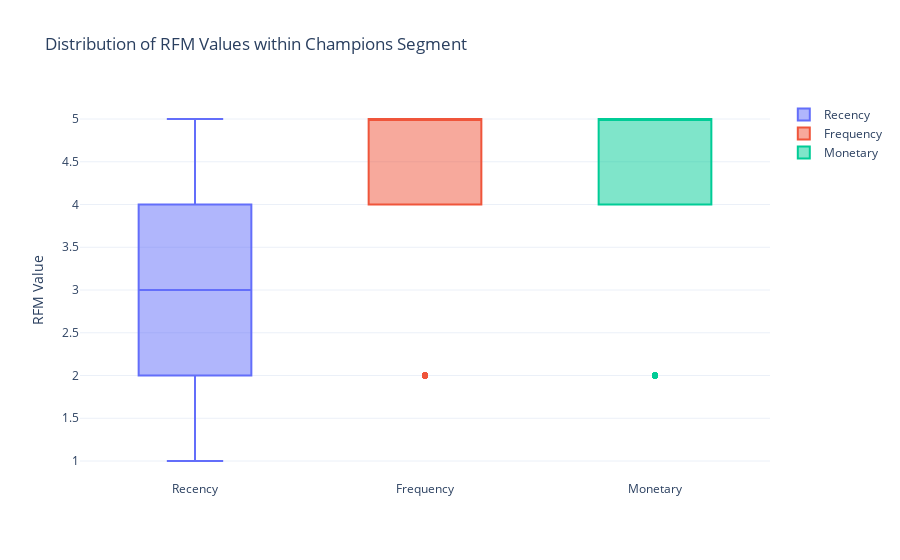

Notebook code cell kept with this figure:
### Code cell
# Filter the data to include only the customers in the Champions segment
champions_segment = data[data['RFM Customer Segments'] == 'Champions']

fig = go.Figure()
fig.add_trace(go.Box(y=champions_segment['RecencyScore'], name='Recency'))
fig.add_trace(go.Box(y=champions_segment['FrequencyScore'], name='Frequency'))
fig.add_trace(go.Box(y=champions_segment['MonetaryScore'], name='Monetary'))

fig.update_layout(title='Distribution of RFM Values within Champions Segment',
                  yaxis_title='RFM Value',
                  showlegend=True)

fig.show()

### Figure 1 — Plotly figure (JSON) as saved in the notebook; plotly's stock layout.template omitted (floating-point values rounded to 4 significant figures; data arrays with more than 128 entries replaced by an {"elided": "..."} marker saying what was removed)
{"data": [{"name": "Recency", "type": "box", "y": {"elided": "227 int values"}}, {"name": "Frequency", "type": "box", "y": {"elided": "227 int values"}}, {"name": "Monetary", "type": "box", "y": {"elided": "227 int values"}}], "layout": {"showlegend": true, "title": {"text": "Distribution of RFM Values within Champions Segment"}, "yaxis": {"title": {"text": "RFM Value"}}}}
